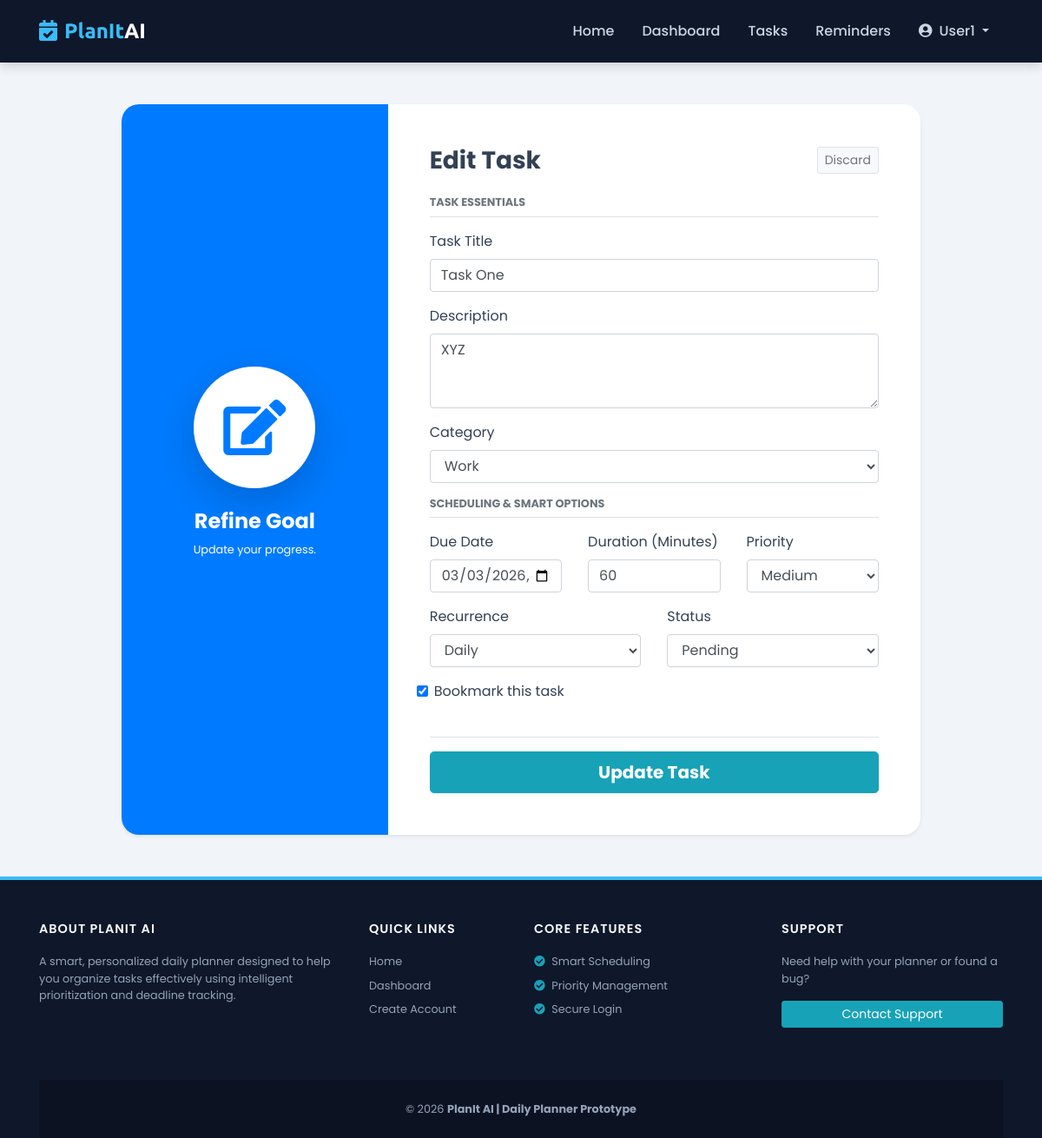
Screenshot of /task/edit/1/ (signed in) with the database file from the repository.
### myapp/models.py (models this page shows, shortened)
class CustomerUser(models.Model):
    STATUS_CHOICES = (
        ('active', 'Active'),
        ('inactive', 'Inactive'),
        ('banned', 'Banned'),
    )
    user_id = models.AutoField(primary_key=True)
    username = models.CharField(max_length=150, unique=True)
    email = models.EmailField(unique=True)
    password = models.CharField(max_length=255)
    full_name = models.CharField(max_length=150, blank=True, null=True)
    profile_image = models.ImageField(upload_to='profiles/', blank=True, null=True)
    bio = models.TextField(blank=True, null=True)
    phone = models.CharField(max_length=20, blank=True, null=True)
    gender = models.CharField(
        max_length=10,
        choices=[('Male', 'Male'), ('Female', 'Female'), ('Other', 'Other')],
        blank=True,
        null=True
    )
    dob = models.DateField(blank=True, null=True)
    country = models.CharField(max_length=100, blank=True, null=True)
    work_start_time = models.TimeField(default="09:00")
    work_end_time = models.TimeField(default="17:00")
    preferred_focus_duration = models.IntegerField(default=60)
    preferred_reminder_minutes_before = models.IntegerField(default=15)
    status = models.CharField(max_length=10, choices=STATUS_CHOICES, default='active')
    last_login = models.DateTimeField(auto_now=True)
    created_at = models.DateTimeField(auto_now_add=True)
    updated_at = models.DateTimeField(auto_now=True)

class Task(models.Model):
    PRIORITY_CHOICES = (
        (1, 'High'),
        (2, 'Medium'),
        (3, 'Low'),
    )
    STATUS_CHOICES = (
        ('pending', 'Pending'),
        ('completed', 'Completed'),
        ('overdue', 'Overdue'),
    )
    RECURRENCE_CHOICES = (
        ('none', 'None'),
        ('daily', 'Daily'),
        ('weekly', 'Weekly'),
        ('monthly', 'Monthly'),
    )
    task_id = models.AutoField(primary_key=True)
    user = models.ForeignKey(CustomerUser, on_delete=models.CASCADE, related_name='tasks')
    category = models.ForeignKey(Category, on_delete=models.SET_NULL, null=True, blank=True)
    title = models.CharField(max_length=255)
    description = models.TextField(blank=True, null=True)
    priority = models.IntegerField(choices=PRIORITY_CHOICES, default=2)
    due_date = models.DateTimeField()
    duration_minutes = models.IntegerField(default=60)
    status = models.CharField(max_length=20, choices=STATUS_CHOICES, default='pending')
    completed_at = models.DateTimeField(blank=True, null=True)
    recurrence_pattern = models.CharField(
        max_length=20,
        choices=RECURRENCE_CHOICES,
        default='none'
    )
    bookmarked = models.BooleanField(default=False)
    is_deleted = models.BooleanField(default=False)
    created_at = models.DateTimeField(auto_now_add=True)
    updated_at = models.DateTimeField(auto_now=True)
    class Meta:
        ordering = ['priority', 'due_date']
        indexes = [
            models.Index(fields=['user', 'priority']),
            models.Index(fields=['due_date']),
            models.Index(fields=['status']),
        ]

### myapp/views.py (the view)
# urls.py: path('task/edit/<int:task_id>/', views.edit_task, name='edit_task'),
def edit_task(request, task_id):
    user = get_logged_in_user(request)
    if not user:
        return redirect('login')
    task = get_object_or_404(Task, task_id=task_id, user=user)
    if request.method == "POST":
        form = TaskForm(request.POST, instance=task)
        if form.is_valid():
            form.save()
            ActivityLog.objects.create(
                user=user,
                action='update_task',
                description=f'Task updated: "{task.title}"'
            )
            messages.success(request, "Task updated successfully.")
            return redirect('dashboard')
    else:
        form = TaskForm(instance=task)
    return render(request, 'task_form.html', {'form': form})

### myapp/models.py (called while the page is built)
    def __str__(self):
        return self.name

### myapp/views.py (called while the page is built)
def get_logged_in_user(request):
    user_id = request.session.get('user_id')
    if not user_id:
        return None
    return CustomerUser.objects.filter(user_id=user_id).first()

### templates/task_form.html (shortened to what this page needs)
{% extends "base.html" %}
{% block content %}
<div class="container my-5">
    <div class="row justify-content-center">
        <div class="col-lg-10">
            <div class="card border-0 shadow-sm overflow-hidden" style="border-radius: 20px;">
                <div class="row no-gutters">
                    <div class="col-md-4 bg-primary text-white p-5 d-flex flex-column justify-content-center text-center">
                        <div class="mb-4">
                            <div class="bg-white rounded-circle d-inline-flex align-items-center justify-content-center shadow-lg" style="width: 140px; height: 140px;">
                                {% if form.instance.pk %}
                                    <i class="fas fa-edit fa-4x text-primary"></i>
                                {% else %}
                                    <i class="fas fa-plus-circle fa-4x text-primary"></i>
                                {% endif %}
                            </div>
                        </div>
                        <h4 class="font-weight-bold">
                            {% if form.instance.pk %}Refine Goal{% else %}New Goal{% endif %}
                        </h4>
                        <p class="small opacity-75">
                            {% if form.instance.pk %}Update your progress.{% else %}Start something productive.{% endif %}
                        </p>
                    </div>
                    <div class="col-md-8 bg-white p-5">
                        <div class="d-flex justify-content-between align-items-center mb-4">
                            <h3 class="font-weight-bold mb-0">
                                {% if form.instance.pk %}Edit Task{% else %}Create Task{% endif %}
                            </h3>
                            <a href="{% url 'dashboard' %}" class="btn btn-sm btn-light border text-muted">
                                Discard
                            </a>
                        </div>
                        <form method="post">
                            <h6 class="text-uppercase text-muted small font-weight-bold mb-3 border-bottom pb-2">
                                Task Essentials
                            </h6>
                            <div class="form-group mb-3">
                                <label>Task Title</label>
                                {{ form.title }}
                            </div>
                            <div class="form-group mb-3">
                                <label>Description</label>
                                {{ form.description }}
                            </div>
                            <div class="form-group mb-3">
                                <label>Category</label>
                                {{ form.category }}
                            </div>
                            <h6 class="text-uppercase text-muted small font-weight-bold mb-3 border-bottom pb-2">
                                Scheduling & Smart Options
                            </h6>
                            <div class="row">
                                <div class="col-md-4 mb-3">
                                    <label>Due Date</label>
                                    {{ form.due_date }}
                                </div>
                                <div class="col-md-4 mb-3">
                                    <label>Duration (Minutes)</label>
                                    {{ form.duration_minutes }}
                                </div>
                                <div class="col-md-4 mb-3">
                                    <label>Priority</label>
                                    {{ form.priority }}
                                </div>
                                <div class="col-md-6 mb-3">
                                    <label>Recurrence</label>
                                    {{ form.recurrence_pattern }}
                                </div>
                                <div class="col-md-6 mb-3">
                                    <label>Status</label>
                                    {{ form.status }}
                                </div>
                                <div class="col-md-12 mb-3 form-check">
                                    {{ form.bookmarked }}
                                    <label class="form-check-label">Bookmark this task</label>
                                </div>
                            </div>
                            <div class="mt-4 pt-3 border-top">
                                <button type="submit" class="btn btn-info btn-lg btn-block shadow-sm font-weight-bold">
                                    {% if form.instance.pk %}Update Task{% else %}Create Task{% endif %}
                                </button>
                            </div>
                        </form>
                    </div>
                </div>
            </div>
        </div>
    </div>
</div>
{% endblock %}

### templates/base.html (shortened to what this page needs)
<!DOCTYPE html>
<html lang="en">
<head>
    <link rel="stylesheet" href="https://stackpath.bootstrapcdn.com/bootstrap/4.5.2/css/bootstrap.min.css">
    <link rel="stylesheet" href="https://cdnjs.cloudflare.com/ajax/libs/font-awesome/5.15.4/css/all.min.css">
</head>
<body>
    <nav class="navbar navbar-expand-lg navbar-dark sticky-top">
        <div class="container">
            <a class="navbar-brand" href="{% url 'index' %}">
                <i class="fas fa-calendar-check mr-2"></i>PlanIt<span class="text-white">AI</span>
            </a>
            <div class="collapse navbar-collapse" id="mainNav">
                <ul class="navbar-nav ml-auto">
                    <li class="nav-item">
                        <a class="nav-link" href="{% url 'index' %}">Home</a>
                    </li>
                    {% if request.session.user_id %}
                        <li class="nav-item">
                            <a class="nav-link" href="{% url 'dashboard' %}">Dashboard</a>
                        </li>
                        <li class="nav-item">
                            <a class="nav-link" href="{% url 'task_list' %}">Tasks</a>
                        </li>
                        <li class="nav-item">
                            <a class="nav-link" href="{% url 'reminder_list' %}">Reminders</a>
                        </li>
                        <li class="nav-item dropdown">
                            <a class="nav-link dropdown-toggle text-info" href="#" id="userDropdown" role="button" data-toggle="dropdown">
                                <i class="fas fa-user-circle mr-1"></i> {{ request.session.username }}
                            </a>
                        </li>
                    {% endif %}
                </ul>
            </div>
        </div>
    </nav>
        {% block content %}{% endblock %}
    <footer>
        <div class="container">
            <div class="row">
                <div class="col-lg-4 mb-4">
                    <h5 class="footer-heading">About PlanIt AI</h5>
                    <p class="small">A smart, personalized daily planner designed to help you organize tasks effectively using intelligent prioritization and deadline tracking.</p>
                </div>
                <div class="col-lg-2 col-md-4 mb-4">
                    <h5 class="footer-heading">Quick Links</h5>
                    <ul class="list-unstyled small">
                        <li class="mb-2"><a href="{% url 'index' %}">Home</a></li>
                        <li class="mb-2"><a href="{% url 'dashboard' %}">Dashboard</a></li>
                        <li class="mb-2"><a href="{% url 'register' %}">Create Account</a></li>
                    </ul>
                </div>
                <div class="col-lg-3 col-md-4 mb-4">
                    <h5 class="footer-heading">Core Features</h5>
                    <ul class="list-unstyled small">
                        <li class="mb-2"><i class="fas fa-check-circle text-info mr-1"></i> Smart Scheduling</li>
                        <li class="mb-2"><i class="fas fa-check-circle text-info mr-1"></i> Priority Management</li>
                        <li class="mb-2"><i class="fas fa-check-circle text-info mr-1"></i> Secure Login</li>
                    </ul>
                </div>
                <div class="col-lg-3 col-md-4">
                    <h5 class="footer-heading">Support</h5>
                    <p class="small">Need help with your planner or found a bug?</p>
                    <a href="mailto:support@planit-ai.com" class="btn btn-info btn-sm btn-block">Contact Support</a>
                </div>
            </div>
            <div class="footer-bottom text-center">
                <p class="mb-0 small">&copy; {% now "Y" %} <strong>PlanIt AI | Daily Planner Prototype</strong></p>
            </div>
        </div>
    </footer>
</body>
</html>

### templates/base.html (style rules this page uses)
:root { --primary-color: #0f172a; --accent-color: #38bdf8; --high-priority: #ef4444; --low-priority: #22c55e; --light-bg: #f1f5f9; }
body { font-family: 'Poppins', sans-serif; background-color: var(--light-bg); color: #334155; display: flex; flex-direction: column; min-height: 100vh; }
.navbar { background: var(--primary-color) !important; padding: 0.8rem 1rem; box-shadow: 0 4px 12px rgba(0,0,0,0.15); }
.navbar-brand { font-family: 'Ubuntu', sans-serif; font-weight: 700; font-size: 1.5rem; color: var(--accent-color) !important; }
.nav-link { font-weight: 500; color: #cbd5e1 !important; margin: 0 8px; transition: all 0.3s ease; }
footer { background: var(--primary-color); color: #94a3b8; padding-top: 3rem; border-top: 4px solid var(--accent-color); margin-top: auto; }
.footer-heading { color: #f8fafc; font-weight: 600; margin-bottom: 1.2rem; text-transform: uppercase; font-size: 0.9rem; letter-spacing: 1px; }
footer a { color: #94a3b8; transition: 0.3s; }
.footer-bottom { background: rgba(0,0,0,0.2); padding: 1.5rem 0; margin-top: 2rem; }

### rows the page displays
CustomerUser: session.username "User1"
Task: title "Task One", description "XYZ", category "Work", due_date "03/03/2026 11:15", duration_minutes "60", priority "Medium", recurrence_pattern "Daily", status "Pending", bookmarked "☑"
